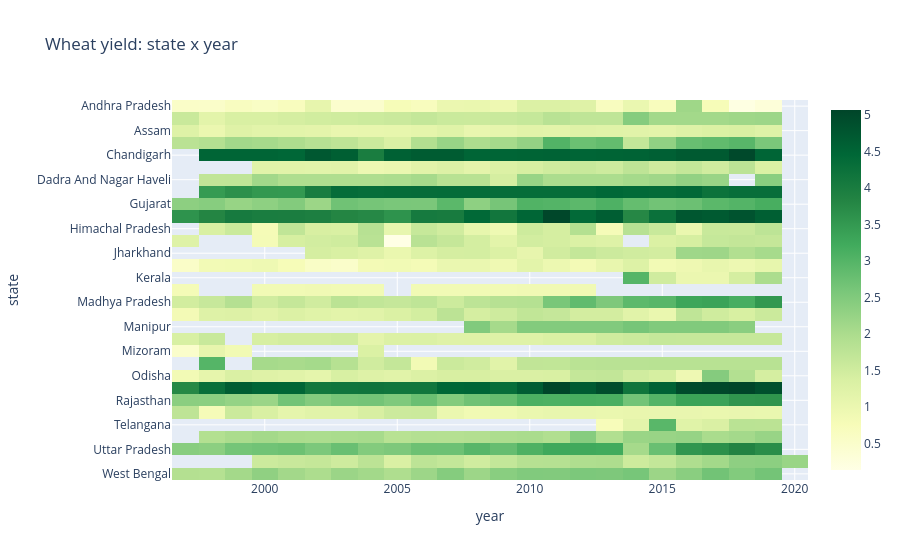

Notebook code cell kept with this figure:
### Code cell
# --- Cell 7: Heatmap, yield by state and year ---
h = crop[crop.crop == "Wheat"].groupby(["state", "year"])["yield"].mean().unstack()
px.imshow(h, aspect="auto", color_continuous_scale="YlGn", title="Wheat yield: state x year")

### Figure 1 — Plotly figure (JSON) as saved in the notebook; plotly's stock layout.template omitted (floating-point values rounded to 4 significant figures; data arrays with more than 128 entries replaced by an {"elided": "..."} marker saying what was removed)
{"data": [{"coloraxis": "coloraxis", "hovertemplate": "year: %{x}<br>state: %{y}<br>color: %{z}<extra></extra>", "name": "0", "type": "heatmap", "x": [1997, 1998, 1999, 2000, 2001, 2002, 2003, 2004, 2005, 2006, 2007, 2008, 2009, 2010, 2011, 2012, 2013, 2014, 2015, 2016, 2017, 2018, 2019, 2020], "xaxis": "x", "y": ["Andhra Pradesh", "Arunachal Pradesh", "Assam", "Bihar", "Chandigarh", "Chhattisgarh", "Dadra And Nagar Haveli", "Delhi", "Gujarat", "Haryana", "Himachal Pradesh", "Jammu And Kashmir", "Jharkhand", "Karnataka", "Kerala", "Ladakh", "Madhya Pradesh", "Maharashtra", "Manipur", "Meghalaya", "Mizoram", "Nagaland", "Odisha", "Punjab", "Rajasthan", "Sikkim", "Telangana", "Tripura", "Uttar Pradesh", "Uttarakhand", "West Bengal"], "yaxis": "y", "z": {"elided": "31x24 float values"}}], "layout": {"coloraxis": {"autocolorscale": false, "colorscale": [[0.0, "rgb(255,255,229)"], [0.125, "rgb(247,252,185)"], [0.25, "rgb(217,240,163)"], [0.375, "rgb(173,221,142)"], [0.5, "rgb(120,198,121)"], [0.625, "rgb(65,171,93)"], [0.75, "rgb(35,132,67)"], [0.875, "rgb(0,104,55)"], [1.0, "rgb(0,69,41)"]]}, "title": {"text": "Wheat yield: state x year"}, "xaxis": {"anchor": "y", "domain": [0.0, 1.0], "title": {"text": "year"}}, "yaxis": {"anchor": "x", "autorange": "reversed", "domain": [0.0, 1.0], "title": {"text": "state"}}}}
